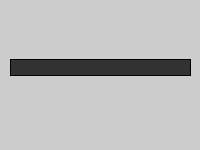
Frame 1 (no input)
Frame 60 (the mouse pressed at the canvas centre just before this capture): identical to frame 1, image omitted
Frame 120 (the mouse held since frame 60 and released just before this capture): identical to frame 1, image omitted

The Processing sketch that drew this single still picture (run headless with seeded random() and noise(); from frame 60 on, the mouse is pressed at the canvas centre):

// Processing sketch: textbox_class
// ── textbox_class.pde
//text ☐ class
textBox tb = new textBox(10, 59, 180);

void setup() {
  size(200, 150);
}

void draw() {
  tb.update();
}

class textBox {
  String text = "";
  char inputchar;
  int d = 100;
  int x, y, w, h = 16;
  boolean clicked;
  color textColor = #FFFFFF;
  color boxColor = #323232;
  color bg = #828282;
  textBox(int xpos, int ypos, int boxwidth) {
    x = xpos;
    y = ypos;
    w = boxwidth;
  }
  void update() {
    drawTextBox();
    getInput();
  }
  void drawTextBox() {
    fill(boxColor);
    rect(x, y, w, h);
    fill(textColor);
    text(text, x + 2, y + 12);
  }
  void getInput() {
    if ((mouseX >= x && mouseX <= x + w) && (mouseY >= y && mouseY <= y + h)) {
      if (keyPressed) {
        if (key == BACKSPACE && text.length() > 0)
        {
          text = text.substring(0, text.length() - 1);
          delay(d);
        }
        else if (!(textWidth(text) > w - 4))
        {
          text += str(key);
          delay(d);
        }
      }
    }
  }
}
